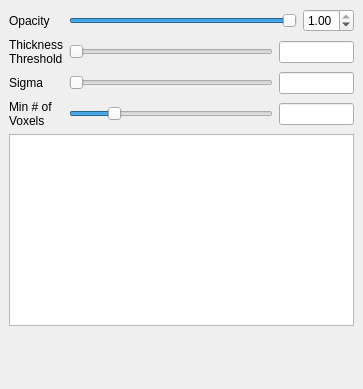
<?xml version="1.0" encoding="UTF-8"?>
<ui version="4.0">
 <class>PanelFCD</class>
 <widget class="QScrollArea" name="PanelFCD">
  <property name="geometry">
   <rect>
    <x>0</x>
    <y>0</y>
    <width>363</width>
    <height>389</height>
   </rect>
  </property>
  <property name="windowTitle">
   <string>ScrollArea</string>
  </property>
  <property name="frameShape">
   <enum>QFrame::NoFrame</enum>
  </property>
  <property name="widgetResizable">
   <bool>true</bool>
  </property>
  <widget class="QWidget" name="scrollAreaWidgetContents">
   <property name="geometry">
    <rect>
     <x>0</x>
     <y>0</y>
     <width>363</width>
     <height>389</height>
    </rect>
   </property>
   <layout class="QVBoxLayout" name="verticalLayout">
    <item>
     <layout class="QGridLayout" name="gridLayout">
      <item row="0" column="0">
       <widget class="QLabel" name="label">
        <property name="text">
         <string>Opacity</string>
        </property>
       </widget>
      </item>
      <item row="0" column="1">
       <layout class="QHBoxLayout" name="horizontalLayout">
        <item>
         <widget class="QSlider" name="sliderOpacity">
          <property name="maximum">
           <number>100</number>
          </property>
          <property name="pageStep">
           <number>5</number>
          </property>
          <property name="value">
           <number>100</number>
          </property>
          <property name="orientation">
           <enum>Qt::Horizontal</enum>
          </property>
         </widget>
        </item>
        <item>
         <widget class="QDoubleSpinBox" name="spinBoxOpacity">
          <property name="maximum">
           <double>1.000000000000000</double>
          </property>
          <property name="singleStep">
           <double>0.050000000000000</double>
          </property>
          <property name="value">
           <double>1.000000000000000</double>
          </property>
         </widget>
        </item>
       </layout>
      </item>
      <item row="1" column="0">
       <widget class="QLabel" name="label_2">
        <property name="text">
         <string>Thickness
Threshold</string>
        </property>
       </widget>
      </item>
      <item row="1" column="1">
       <layout class="QHBoxLayout" name="horizontalLayout_2">
        <item>
         <widget class="QSlider" name="sliderThreshold">
          <property name="maximum">
           <number>5</number>
          </property>
          <property name="orientation">
           <enum>Qt::Horizontal</enum>
          </property>
         </widget>
        </item>
        <item>
         <widget class="QLineEdit" name="lineEditThreshold">
          <property name="maximumSize">
           <size>
            <width>75</width>
            <height>16777215</height>
           </size>
          </property>
         </widget>
        </item>
       </layout>
      </item>
      <item row="2" column="0">
       <widget class="QLabel" name="label_3">
        <property name="text">
         <string>Sigma</string>
        </property>
       </widget>
      </item>
      <item row="2" column="1">
       <layout class="QHBoxLayout" name="horizontalLayout_3">
        <item>
         <widget class="QSlider" name="sliderSigma">
          <property name="maximum">
           <number>50</number>
          </property>
          <property name="orientation">
           <enum>Qt::Horizontal</enum>
          </property>
         </widget>
        </item>
        <item>
         <widget class="QLineEdit" name="lineEditSigma">
          <property name="maximumSize">
           <size>
            <width>75</width>
            <height>16777215</height>
           </size>
          </property>
         </widget>
        </item>
       </layout>
      </item>
      <item row="3" column="0">
       <widget class="QLabel" name="label_5">
        <property name="text">
         <string>Min # of 
Voxels</string>
        </property>
       </widget>
      </item>
      <item row="3" column="1">
       <layout class="QHBoxLayout" name="horizontalLayout_5">
        <item>
         <widget class="QSlider" name="sliderMinArea">
          <property name="maximum">
           <number>50</number>
          </property>
          <property name="pageStep">
           <number>1</number>
          </property>
          <property name="value">
           <number>10</number>
          </property>
          <property name="orientation">
           <enum>Qt::Horizontal</enum>
          </property>
         </widget>
        </item>
        <item>
         <widget class="QLineEdit" name="lineEditMinArea">
          <property name="maximumSize">
           <size>
            <width>75</width>
            <height>16777215</height>
           </size>
          </property>
         </widget>
        </item>
       </layout>
      </item>
     </layout>
    </item>
    <item>
     <widget class="QTreeWidget" name="treeWidgetLabels">
      <property name="showDropIndicator" stdset="0">
       <bool>false</bool>
      </property>
      <property name="rootIsDecorated">
       <bool>false</bool>
      </property>
      <property name="itemsExpandable">
       <bool>false</bool>
      </property>
      <property name="expandsOnDoubleClick">
       <bool>false</bool>
      </property>
      <attribute name="headerVisible">
       <bool>false</bool>
      </attribute>
      <attribute name="headerStretchLastSection">
       <bool>true</bool>
      </attribute>
      <column>
       <property name="text">
        <string notr="true">1</string>
       </property>
      </column>
     </widget>
    </item>
    <item>
     <spacer name="verticalSpacer">
      <property name="orientation">
       <enum>Qt::Vertical</enum>
      </property>
      <property name="sizeHint" stdset="0">
       <size>
        <width>5</width>
        <height>5</height>
       </size>
      </property>
     </spacer>
    </item>
   </layout>
  </widget>
 </widget>
 <resources/>
 <connections>
  <connection>
   <sender>sliderThreshold</sender>
   <signal>sliderReleased()</signal>
   <receiver>PanelFCD</receiver>
   <slot>OnSliderThresholdReleased()</slot>
   <hints>
    <hint type="sourcelabel">
     <x>150</x>
     <y>60</y>
    </hint>
    <hint type="destinationlabel">
     <x>495</x>
     <y>243</y>
    </hint>
   </hints>
  </connection>
  <connection>
   <sender>sliderSigma</sender>
   <signal>sliderReleased()</signal>
   <receiver>PanelFCD</receiver>
   <slot>OnSliderSigmaReleased()</slot>
   <hints>
    <hint type="sourcelabel">
     <x>214</x>
     <y>90</y>
    </hint>
    <hint type="destinationlabel">
     <x>596</x>
     <y>164</y>
    </hint>
   </hints>
  </connection>
  <connection>
   <sender>lineEditThreshold</sender>
   <signal>returnPressed()</signal>
   <receiver>PanelFCD</receiver>
   <slot>OnTextThresholdReturned()</slot>
   <hints>
    <hint type="sourcelabel">
     <x>331</x>
     <y>50</y>
    </hint>
    <hint type="destinationlabel">
     <x>541</x>
     <y>56</y>
    </hint>
   </hints>
  </connection>
  <connection>
   <sender>lineEditSigma</sender>
   <signal>returnPressed()</signal>
   <receiver>PanelFCD</receiver>
   <slot>OnTextSigmaReturned()</slot>
   <hints>
    <hint type="sourcelabel">
     <x>329</x>
     <y>91</y>
    </hint>
    <hint type="destinationlabel">
     <x>492</x>
     <y>121</y>
    </hint>
   </hints>
  </connection>
  <connection>
   <sender>lineEditMinArea</sender>
   <signal>returnPressed()</signal>
   <receiver>PanelFCD</receiver>
   <slot>OnTextMinAreaReturned()</slot>
   <hints>
    <hint type="sourcelabel">
     <x>312</x>
     <y>118</y>
    </hint>
    <hint type="destinationlabel">
     <x>529</x>
     <y>218</y>
    </hint>
   </hints>
  </connection>
  <connection>
   <sender>sliderMinArea</sender>
   <signal>sliderReleased()</signal>
   <receiver>PanelFCD</receiver>
   <slot>OnSliderMinAreaReleased()</slot>
   <hints>
    <hint type="sourcelabel">
     <x>101</x>
     <y>123</y>
    </hint>
    <hint type="destinationlabel">
     <x>603</x>
     <y>334</y>
    </hint>
   </hints>
  </connection>
  <connection>
   <sender>treeWidgetLabels</sender>
   <signal>itemSelectionChanged()</signal>
   <receiver>PanelFCD</receiver>
   <slot>OnLabelSelectionChanged()</slot>
   <hints>
    <hint type="sourcelabel">
     <x>252</x>
     <y>316</y>
    </hint>
    <hint type="destinationlabel">
     <x>452</x>
     <y>626</y>
    </hint>
   </hints>
  </connection>
  <connection>
   <sender>treeWidgetLabels</sender>
   <signal>itemChanged(QTreeWidgetItem*,int)</signal>
   <receiver>PanelFCD</receiver>
   <slot>OnLabelItemChanged(QTreeWidgetItem*)</slot>
   <hints>
    <hint type="sourcelabel">
     <x>174</x>
     <y>306</y>
    </hint>
    <hint type="destinationlabel">
     <x>291</x>
     <y>659</y>
    </hint>
   </hints>
  </connection>
 </connections>
 <slots>
  <slot>OnSliderThresholdReleased()</slot>
  <slot>OnSliderSigmaReleased()</slot>
  <slot>OnTextThresholdReturned()</slot>
  <slot>OnTextSigmaReturned()</slot>
  <slot>OnSliderMinAreaReleased()</slot>
  <slot>OnTextMinAreaReturned()</slot>
  <slot>OnLabelSelectionChanged()</slot>
  <slot>OnLabelItemChanged(QTreeWidgetItem*)</slot>
 </slots>
</ui>
